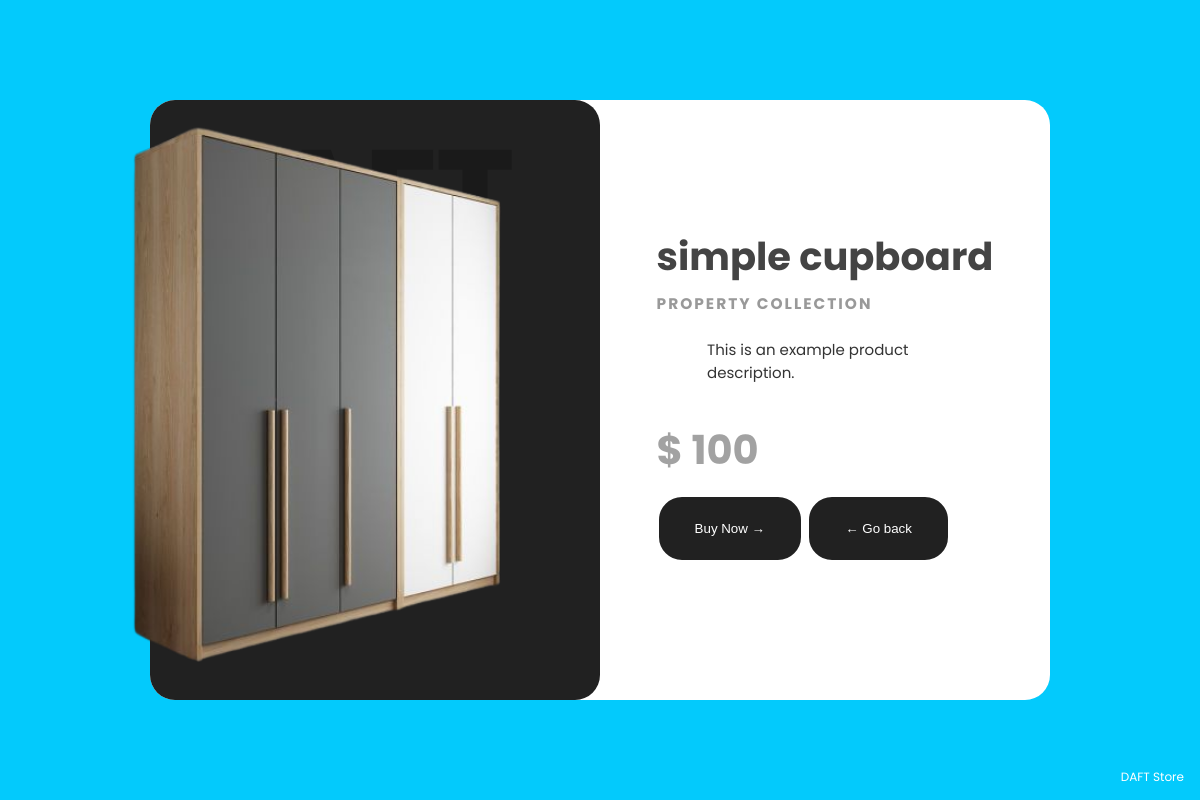
Screenshot of /detail.php?id=1 with the database file from the repository.
### tables this page shows
CREATE TABLE `catalog` (
  `id` int NOT NULL,
  `product_name` varchar(255) NOT NULL,
  `image_url` varchar(255) NOT NULL,
  `description` text,
  `price` text NOT NULL
);

### detail.php (the view, shortened to what this page needs)
<!DOCTYPE html>
<html lang="en" >
<head>
  <link rel="stylesheet" href="assets/css/detail.css">
</head>
<body>
<?php
    if (isset($_GET['id'])) {
        $product_id = $_GET['id'];
        require_once 'db.php';
        $sql = "SELECT id, product_name, image_url, description, price FROM catalog WHERE id = $product_id";
        $result = $conn->query($sql);
        if ($result->num_rows > 0) {
            $row = $result->fetch_assoc();
?>
    <div class="container">
        <div class="imgBx">
            <img src="<?php echo $row['image_url']; ?>" alt="Nike Jordan Proto-Lyte Image">
        </div>
        <div class="details">
            <div class="content">
                <h2><?php echo $row['product_name']; ?><br>
                    <span>property Collection</span>
                </h2>
                <p>
                <?php echo $row['description']; ?>
                </p>
                <h3>$ <?php echo $row['price']; ?></h3><br><br><br>
                <a href="add-to-cart.php?product_id=<?php echo $row['id']; ?>&quantity=1"><button>Buy Now →</button></a>
                <a href="catalog.php"><button>← Go back</button></a>
            </div>
        </div>
    </div>
<?php
} else {
    echo "Product not found.";
}
} else {
echo "Product ID is missing.";
}
?>
    <footer>
        <a href="index.php">DAFT Store</a>
    </footer>
</body>
</html>
</body>
</html>

### assets/css/detail.css (style rules this page uses)
body { margin: 0; padding: 0; display: flex; justify-content: center; align-items: center; min-height: 100vh; font-family: 'Poppins', sans-serif; background: #03cafc; }
.container { position: relative; display: flex; flex-wrap: wrap; justify-content: space-between; width: 900px; height: 600px; background: #fff; margin: 20px; border-radius: 25px; }
.container .imgBx { position: relative; display: flex; justify-content: center; align-items: center; width: 50%; height: 100%; background: #212121; transition: .3s linear; border-radius: 25px; }
.container .imgBx:before { content: 'DAFT'; position: absolute; top: 0px; left: 24px; color: #000; opacity: 0.2; font-size: 8em; font-weight: 800; }
.container .imgBx img { position: relative; width: 700px; left: -50px; transition: .9s linear; }
.container .details { display: flex; justify-content: center; align-items: center; width: 50%; height: 100%; box-sizing: border-box; padding: 40px; border-radius: 25px; }
.container .details h2 { margin: 0; padding: 0; font-size: 2.4em; line-height: 1em; color: #444; }
.container .details h2 span { font-size: 0.4em; text-transform: uppercase; letter-spacing: 2px; color: #999; }
.container .details p { max-width: 85%; margin-left: 15%; color: #333; font-size: 15px; margin-bottom: 36px; }
.container .details h3 { margin: 0; padding: 0; font-size: 2.5em; color: #a2a2a2; float: left; }
.container .details button { display: inline-block; background-color: #212121; color: #fff; padding: 1.50rem 2.25rem; font-weight: var(--font-medium); transition: 0.3s; border-radius: 25px; border: 2px solid; }
footer { position: fixed; right: 16px; bottom: 12px; }
footer a { color: #fff; text-decoration: none; font-size: 12px; }

### rows the page displays
catalog: image_url (picture), product_name "simple cupboard", description "This is an example product description.", price "100"
